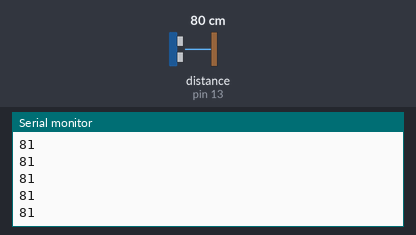
A sketch run on a simulated Arduino Uno, built with avr-gcc and run on an emulated ATmega328P. Parts: the last lines printed to the serial monitor. The inputs (shaded band) are chosen by the test bench; at power-on: distance to the obstacle (sensor on pin 13) 80 cm.

Above: at 1.2 s.
1.3 s: distance to the obstacle (sensor on pin 13) set to 2 cm
At 1.45 s:
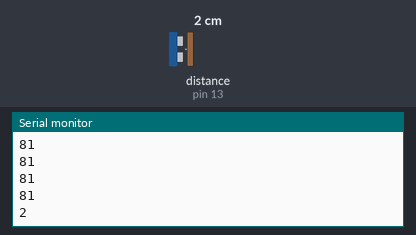
2.8 s: distance to the obstacle (sensor on pin 13) set to 4 cm
At 2.83 s:
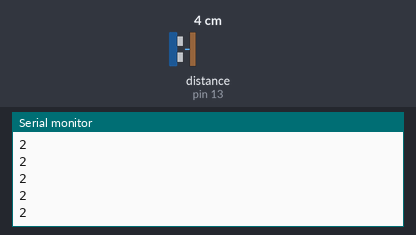
Timing chart, 0 to 5.8 s (numbered marks = the images above; inputs shaded):
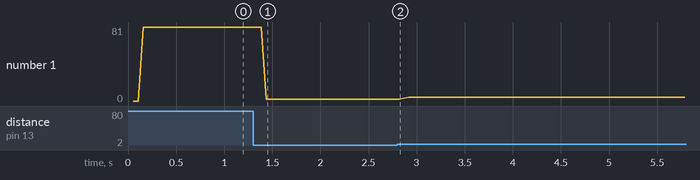

The sketch:

ULTRAsonic.ino
```cpp
#include <NewPing.h>
NewPing sonar(12,13,200);

// Ultrasonic Values
int new_reading = 0;
int new_trust = 0;
int current_reading = 0;
bool current_trust = 0;
int last_reading = 0;
bool last_trust = 0;
int second_last_reading = 0;
bool second_last_trust = 0;

void setup() {
  Serial.begin(9600);
}

void loop() {
  getReading();
  int dist = getDistance();
}

// Time Trigger Variables
unsigned long previousTime = 0;
unsigned long currentTime = 0;
void getReading(){
  currentTime = millis();
  if ((currentTime - previousTime) > 50){
    previousTime = currentTime;
    new_reading = sonar.ping_cm();
    new_trust = 0;
    applyFilters();
    Serial.println(getDistance());
  }
}

int getDistance(){
  int sum = 0;
  int counter = 0;
  if (current_trust == 1){
    sum += current_reading;
    counter++;
  }
  if (last_trust == 1){
    sum += last_reading;
    counter++;
  }
  if (second_last_trust == 1){
    sum += second_last_reading;
    counter++;
  }
  int avg = sum/counter;
  return avg;
}

void rotateValues(){
  second_last_reading = last_reading;
  second_last_trust = last_trust;
  last_reading = current_reading;
  last_trust = current_trust;
  current_reading = new_reading;
}

void changeTrustFactor(){
  if (current_trust==0 && last_trust==0
  && second_last_trust==0){
    current_trust = 1;
    last_trust = 1;
    second_last_trust = 1;
  }
}
```

Filters.ino
```cpp
#define tolerance 10
bool filter(int value, int timee){
  int x = new_reading - value;
  if (abs(x) < (tolerance*timee)){
    new_trust++;
    return 0;
  } else {
    new_trust--;
    return 1;
  }
}

void applyFilters(){
  changeTrustFactor();
  if (current_trust == 1){
    bool flag1 = filter(current_reading,1);
  }
  if (last_trust == 1){
    bool flag2 = filter(last_reading,2);
  }
  if (second_last_trust == 1){
    bool flag3 = filter(second_last_reading,3);
  }
  if (new_trust > 0){
    rotateValues();
    current_trust = 1;
  } else if (new_trust < 0){
    rotateValues();
    current_trust = 0;
  }
  changeTrustFactor();
}
```

Measured:
- after the input at 1.3 s, the serial monitor: prints a new line after 0.13 s (image 1)
- plotted number 1: 81 → 2 after the input at 1.3 s, 2 → 4 after the input at 2.8 s
